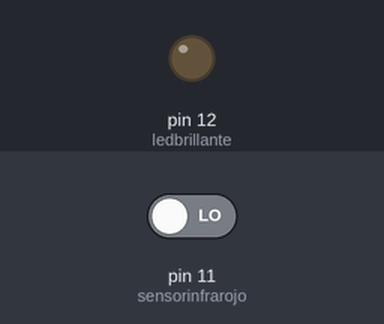
Simulated run of this sketch. Board: Arduino Uno, built with avr-gcc and run on an emulated ATmega328P. On the bench: output pins drawn as LEDs (lit = HIGH). The inputs (shaded band) are chosen by the test bench; at power-on: pin 11 (sensorinfrarojo) LOW.

Above: at 1.2 s.
1.3 s: pin 11 (sensorinfrarojo) driven HIGH
At 1.6 s:
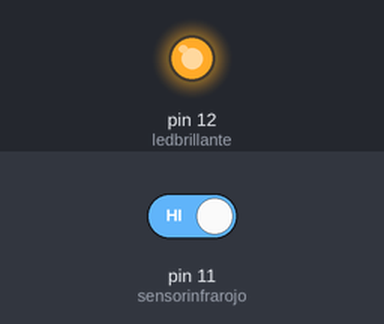
2.8 s: pin 11 (sensorinfrarojo) driven LOW
At 3.9 s:
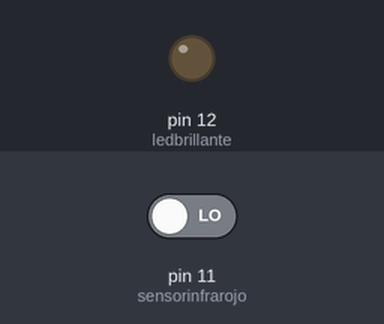
Timing chart, 0 to 5.8 s (numbered marks = the images above; inputs shaded):
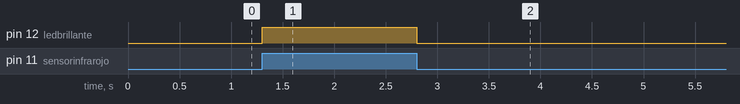

Measured:
- after the input at 1.3 s, pin 12 (ledbrillante): LOW → HIGH at once
- after the input at 2.8 s, pin 12 (ledbrillante): HIGH → LOW at once

The sketch:

sensor_infrarojo.ino
```cpp
int ledbrillante = 12;
int sensorinfrarojo = 11;
int movimiento = LOW;
int estado = 0;

void setup() {
  pinMode(ledbrillante, OUTPUT);
  pinMode(sensorinfrarojo, INPUT);

}

void loop() {
  estado = digitalRead(sensorinfrarojo);

  if (estado == HIGH)
  {
    digitalWrite(ledbrillante,HIGH);
    movimiento = HIGH;

    }

   else
   {
    digitalWrite(ledbrillante,LOW);
    movimiento = LOW;
    }

}
```
